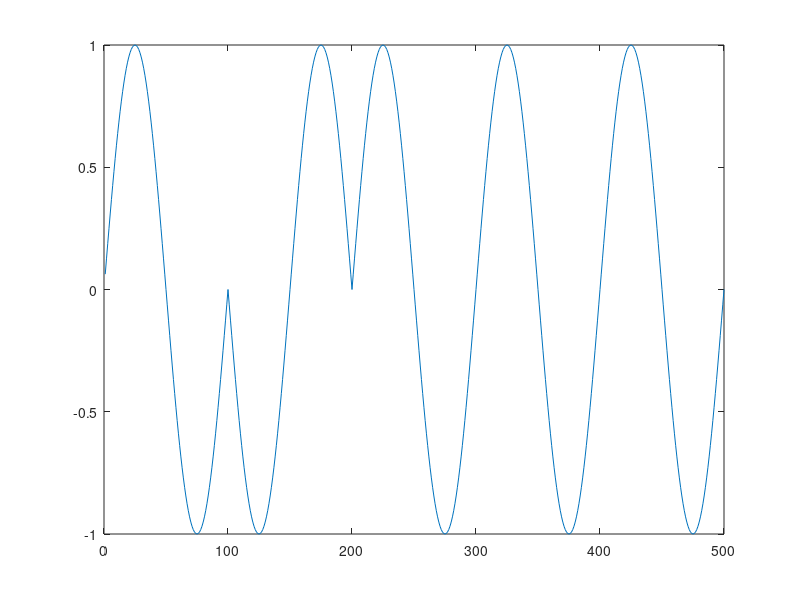
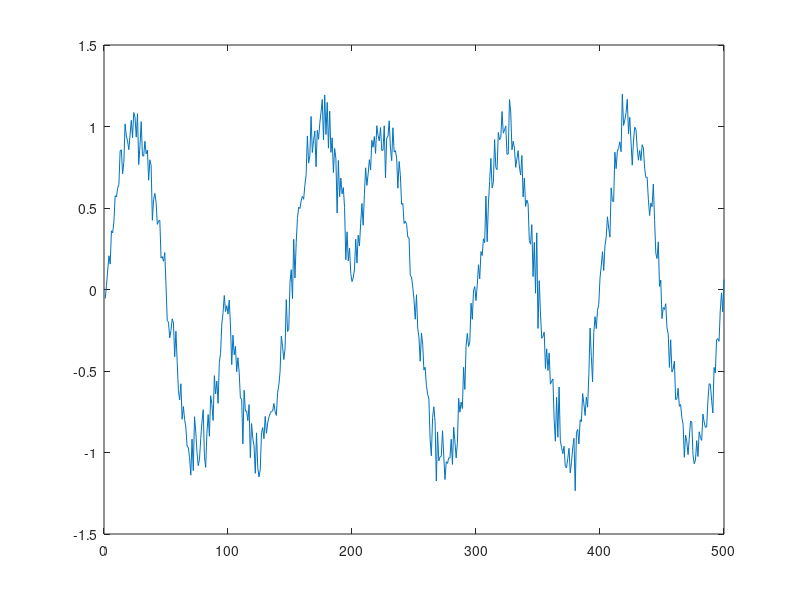

Recreate these plots in MATLAB, in order.
x=round(rand(1,1000));
A=1;
f=1/100;
n=linspace(1,100);
sine=A*sin(2*pi*f*n);
s=0;
for i=1:length(x)
    if x(i)==0
       s=[s sine];
    else
        s=[s -sine];
    end
    
end
s(1)=[];
plot(s(1:500));
v=(A/10)*randn(1,length(s));
r=v+s;
figure;
plot(r(1:500));
